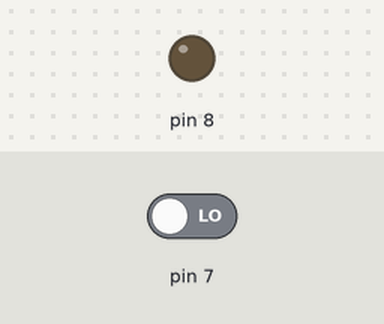
A sketch run on a simulated Arduino Uno, built with avr-gcc and run on an emulated ATmega328P. Parts: output pins drawn as LEDs (lit = HIGH). Inputs (shaded band) come from the test bench; at power-on: pin 7 LOW.

Above: at 0.8 s.
0.9 s: pin 7 driven HIGH
At 2.1 s:
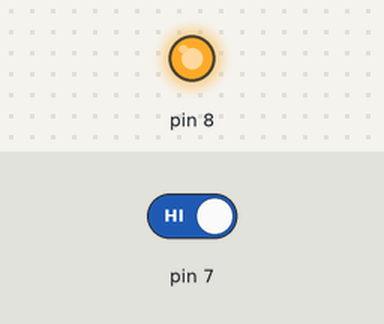
2.4 s: pin 7 driven LOW
At 3.2 s:
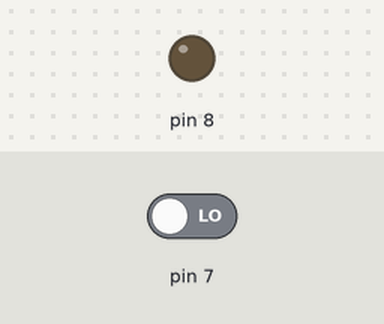
Timing chart, 0 to 5.4 s (numbered marks = the images above; inputs shaded):
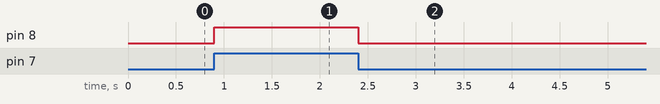

The sketch:

switch_led.ino
```cpp
// AVR code - ATmega328p
// PB0 = PD7

#include<avr/io.h>
int a = 0;
int main()
{
  DDRD&= ~0b10000000;
  DDRB|= 0b00000001;
  while(1)
  {
    //PORTB = (PIND7&1)<<0;
    a = ((PIND>>7)&1)<<0;
    PORTB=a;
  }
  return 0;
}
```

Measured:
- after the input at 0.9 s, pin 8: LOW → HIGH at once
- after the input at 2.4 s, pin 8: HIGH → LOW at once
